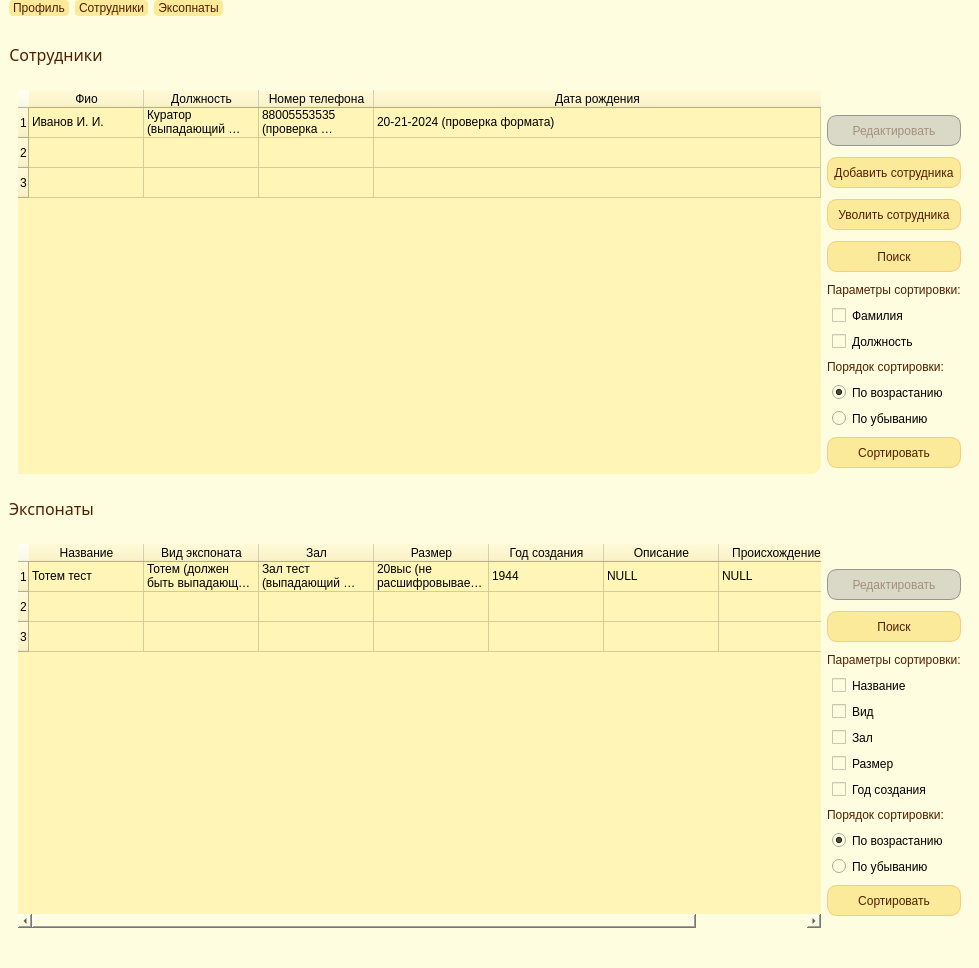
<?xml version="1.0" encoding="UTF-8"?>
<ui version="4.0">
 <class>AdministratorMainWindow</class>
 <widget class="QMainWindow" name="AdministratorMainWindow">
  <property name="geometry">
   <rect>
    <x>0</x>
    <y>0</y>
    <width>979</width>
    <height>968</height>
   </rect>
  </property>
  <property name="sizePolicy">
   <sizepolicy hsizetype="Preferred" vsizetype="MinimumExpanding">
    <horstretch>0</horstretch>
    <verstretch>0</verstretch>
   </sizepolicy>
  </property>
  <property name="windowTitle">
   <string>Главное окно (Администратор)</string>
  </property>
  <property name="styleSheet">
   <string notr="true">QMenuBar {
background-color: rgb(250, 234, 153);
font: 87 10pt &quot;Arial Black&quot;;
padding-left: 3px;
	color: rgb(82, 30, 1);
}

QMenuBar::item {
spacing: 3px; /* spacing between menu bar items */
padding: 1px 4px;
background: transparent;
border-radius: 4px;
background-color: rgb(250, 234, 153);
}

QMenuBar::item:selected { /* when selected using mouse or keyboard */
background: #fac983;
}

QMenu {
background-color: rgb(149, 166, 174); 
	font: 75 8pt &quot;Arial Black&quot;;
}

QMenu::item {
background-color: transparent;
}

QMenu::item:selected {
background-color: #fac983; /* rot */
}
QWidget{background-color: rgb(255, 253, 223);}

</string>
  </property>
  <widget class="QWidget" name="centralwidget">
   <layout class="QVBoxLayout" name="verticalLayout">
    <item>
     <spacer name="verticalSpacer_2">
      <property name="orientation">
       <enum>Qt::Vertical</enum>
      </property>
      <property name="sizeType">
       <enum>QSizePolicy::Preferred</enum>
      </property>
      <property name="sizeHint" stdset="0">
       <size>
        <width>20</width>
        <height>10</height>
       </size>
      </property>
     </spacer>
    </item>
    <item>
     <layout class="QHBoxLayout" name="horizontalLayout_3">
      <item>
       <widget class="QLabel" name="employeeLabel">
        <property name="sizePolicy">
         <sizepolicy hsizetype="Fixed" vsizetype="Fixed">
          <horstretch>0</horstretch>
          <verstretch>0</verstretch>
         </sizepolicy>
        </property>
        <property name="font">
         <font>
          <family>Arial Black</family>
          <pointsize>12</pointsize>
          <weight>10</weight>
          <italic>false</italic>
          <bold>false</bold>
         </font>
        </property>
        <property name="styleSheet">
         <string notr="true">QLabel {
	font: 87 12pt &quot;Arial Black&quot;;
	color: rgb(82, 30, 1);
}</string>
        </property>
        <property name="text">
         <string>Сотрудники</string>
        </property>
        <property name="alignment">
         <set>Qt::AlignCenter</set>
        </property>
        <property name="margin">
         <number>0</number>
        </property>
       </widget>
      </item>
      <item>
       <spacer name="horizontalSpacer">
        <property name="orientation">
         <enum>Qt::Horizontal</enum>
        </property>
        <property name="sizeHint" stdset="0">
         <size>
          <width>40</width>
          <height>20</height>
         </size>
        </property>
       </spacer>
      </item>
      <item>
       <widget class="QPushButton" name="setVisibleEmployeeTableButton">
        <property name="sizePolicy">
         <sizepolicy hsizetype="Fixed" vsizetype="Fixed">
          <horstretch>0</horstretch>
          <verstretch>0</verstretch>
         </sizepolicy>
        </property>
        <property name="minimumSize">
         <size>
          <width>40</width>
          <height>40</height>
         </size>
        </property>
        <property name="styleSheet">
         <string notr="true">

QWidget {
	border 1px solid;
	border-radius: 20px;
	background-color: transparent;
	
}

QPushButton {
	border-radius: 20px;
    border-style: outset;

}

QPushButton:hover {
    background: qradialgradient(
        cx: 0.3, cy: -0.4, fx: 0.3, fy: -0.4,
        radius: 1.35, stop: 0.7 #faea99, stop: 1 #521e01
        );
    }

QPushButton:pressed {
    border-style: inset;
    background: qradialgradient(
        cx: 0.4, cy: -0.1, fx: 0.4, fy: -0.1,
        radius: 1.35, stop: 0 #fff, stop: 1 #521e01
        );
    }</string>
        </property>
        <property name="text">
         <string/>
        </property>
        <property name="icon">
         <iconset>
          <normaloff>components/inactive drop button.png</normaloff>components/inactive drop button.png</iconset>
        </property>
        <property name="iconSize">
         <size>
          <width>40</width>
          <height>40</height>
         </size>
        </property>
       </widget>
      </item>
     </layout>
    </item>
    <item>
     <widget class="QWidget" name="adminEmployeeTable" native="true">
      <property name="minimumSize">
       <size>
        <width>291</width>
        <height>321</height>
       </size>
      </property>
      <layout class="QHBoxLayout" name="horizontalLayout">
       <item>
        <widget class="QTableWidget" name="employeeTable">
         <property name="styleSheet">
          <string notr="true">
QTableWidgetItem {
	font: 8pt &quot;Arial&quot;;
}

QWidget {background-color: rgb(255, 245, 183);}

QAbstractItemView {

	font: 8pt &quot;Arial Black&quot;;
}

QAbstractScrollArea {
	
	border-radius: 10px;
}

 QScrollBar::handle:vertical {
    background: #fac983
 }

QScrollBar::handle:horizontal {
    background: #fac983;
 }
</string>
         </property>
         <property name="sortingEnabled">
          <bool>true</bool>
         </property>
         <property name="columnCount">
          <number>4</number>
         </property>
         <attribute name="horizontalHeaderCascadingSectionResizes">
          <bool>false</bool>
         </attribute>
         <attribute name="horizontalHeaderDefaultSectionSize">
          <number>115</number>
         </attribute>
         <attribute name="horizontalHeaderStretchLastSection">
          <bool>true</bool>
         </attribute>
         <attribute name="verticalHeaderShowSortIndicator" stdset="0">
          <bool>false</bool>
         </attribute>
         <attribute name="verticalHeaderStretchLastSection">
          <bool>false</bool>
         </attribute>
         <row>
          <property name="text">
           <string>1</string>
          </property>
         </row>
         <row>
          <property name="text">
           <string>2</string>
          </property>
         </row>
         <row>
          <property name="text">
           <string>3</string>
          </property>
         </row>
         <column>
          <property name="text">
           <string>Фио</string>
          </property>
         </column>
         <column>
          <property name="text">
           <string>Должность</string>
          </property>
         </column>
         <column>
          <property name="text">
           <string>Номер телефона</string>
          </property>
         </column>
         <column>
          <property name="text">
           <string>Дата рождения</string>
          </property>
         </column>
         <item row="0" column="0">
          <property name="text">
           <string>Иванов И. И.</string>
          </property>
         </item>
         <item row="0" column="1">
          <property name="text">
           <string>Куратор (выпадающий список)</string>
          </property>
         </item>
         <item row="0" column="2">
          <property name="text">
           <string>88005553535 (проверка формата)</string>
          </property>
         </item>
         <item row="0" column="3">
          <property name="text">
           <string>20-21-2024 (проверка формата)</string>
          </property>
         </item>
         <item row="1" column="0">
          <property name="text">
           <string/>
          </property>
         </item>
        </widget>
       </item>
       <item>
        <layout class="QVBoxLayout" name="employeeTableEditLayout">
         <item>
          <spacer name="verticalSpacer">
           <property name="orientation">
            <enum>Qt::Vertical</enum>
           </property>
           <property name="sizeType">
            <enum>QSizePolicy::Preferred</enum>
           </property>
           <property name="sizeHint" stdset="0">
            <size>
             <width>20</width>
             <height>20</height>
            </size>
           </property>
          </spacer>
         </item>
         <item>
          <widget class="QPushButton" name="editEmployeeButton">
           <property name="enabled">
            <bool>false</bool>
           </property>
           <property name="minimumSize">
            <size>
             <width>100</width>
             <height>31</height>
            </size>
           </property>
           <property name="maximumSize">
            <size>
             <width>16777215</width>
             <height>31</height>
            </size>
           </property>
           <property name="styleSheet">
            <string notr="true">QWidget {
	background-color: rgb(250, 234, 153);
	border: 1px solid rgb(250, 201, 131);
	border-radius: 10px;
	text-align: center;
}

QAbstractButton {
	
	font: 87 8pt &quot;Arial Black&quot;;
	color: rgb(82, 30, 1);
}
QPushButton:hover:!pressed {
  border: 2px solid rga(250, 201, 131);
}



QPushButton:!enabled {
	
	background: rgba(160, 160, 160, 100);
	font: 87 8pt &quot;Arial Black&quot;;
	border: 1px solid rgb(150, 150, 150);
	border-radius: 10px;
	color: rgba(82, 30, 1, 100);
}</string>
           </property>
           <property name="text">
            <string>Редактировать</string>
           </property>
          </widget>
         </item>
         <item>
          <widget class="QPushButton" name="addEmployeeButton">
           <property name="minimumSize">
            <size>
             <width>100</width>
             <height>31</height>
            </size>
           </property>
           <property name="maximumSize">
            <size>
             <width>16777215</width>
             <height>31</height>
            </size>
           </property>
           <property name="styleSheet">
            <string notr="true">QWidget {
	background-color: rgb(250, 234, 153);
	border: 1px solid rgb(250, 201, 131);
	border-radius: 10px;
	text-align: center;
}

QAbstractButton {
	
	font: 87 8pt &quot;Arial Black&quot;;
	color: rgb(82, 30, 1);
}
QPushButton:hover:!pressed {
  border: 2px solid rgb(250, 201, 131);
}</string>
           </property>
           <property name="text">
            <string>Добавить сотрудника</string>
           </property>
          </widget>
         </item>
         <item>
          <widget class="QPushButton" name="removeEmployeeButton">
           <property name="minimumSize">
            <size>
             <width>100</width>
             <height>31</height>
            </size>
           </property>
           <property name="maximumSize">
            <size>
             <width>16777215</width>
             <height>31</height>
            </size>
           </property>
           <property name="styleSheet">
            <string notr="true">QWidget {
	background-color: rgb(250, 234, 153);
	border: 1px solid rgb(250, 201, 131);
	border-radius: 10px;
	text-align: center;
}

QAbstractButton {
	
	font: 87 8pt &quot;Arial Black&quot;;
	color: rgb(82, 30, 1);
}
QPushButton:hover:!pressed {
  border: 2px solid rgb(250, 201, 131);
}</string>
           </property>
           <property name="text">
            <string>Уволить сотрудника</string>
           </property>
          </widget>
         </item>
         <item>
          <widget class="QPushButton" name="findEmployeeButton">
           <property name="minimumSize">
            <size>
             <width>100</width>
             <height>31</height>
            </size>
           </property>
           <property name="maximumSize">
            <size>
             <width>16777215</width>
             <height>31</height>
            </size>
           </property>
           <property name="styleSheet">
            <string notr="true">QWidget {
	background-color: rgb(250, 234, 153);
	border: 1px solid rgb(250, 201, 131);
	border-radius: 10px;
	text-align: center;
}

QAbstractButton {
	
	font: 87 8pt &quot;Arial Black&quot;;
	color: rgb(82, 30, 1);
}
QPushButton:hover:!pressed {
  border: 2px solid rgb(250, 201, 131);
}</string>
           </property>
           <property name="text">
            <string>Поиск</string>
           </property>
          </widget>
         </item>
         <item>
          <widget class="QLabel" name="sortEmployeeTypeLabel">
           <property name="sizePolicy">
            <sizepolicy hsizetype="Fixed" vsizetype="Fixed">
             <horstretch>0</horstretch>
             <verstretch>0</verstretch>
            </sizepolicy>
           </property>
           <property name="styleSheet">
            <string notr="true">QLabel {
	font: 87 8pt &quot;Arial Black&quot;;
	color: rgb(82, 30, 1);
}</string>
           </property>
           <property name="text">
            <string>Параметры сортировки:</string>
           </property>
          </widget>
         </item>
         <item>
          <widget class="QCheckBox" name="checkBoxName">
           <property name="styleSheet">
            <string notr="true">

padding-left: 5px;
font: 8pt &quot;Arial Black&quot;;</string>
           </property>
           <property name="text">
            <string>Фамилия</string>
           </property>
           <property name="tristate">
            <bool>true</bool>
           </property>
           <attribute name="buttonGroup">
            <string notr="true">sortTypeEmployeeButtonGroup</string>
           </attribute>
          </widget>
         </item>
         <item>
          <widget class="QCheckBox" name="checkBoxJob">
           <property name="styleSheet">
            <string notr="true">
padding-left: 5px;
font: 8pt &quot;Arial Black&quot;;</string>
           </property>
           <property name="text">
            <string>Должность</string>
           </property>
           <property name="tristate">
            <bool>false</bool>
           </property>
           <attribute name="buttonGroup">
            <string notr="true">sortTypeEmployeeButtonGroup</string>
           </attribute>
          </widget>
         </item>
         <item>
          <widget class="QLabel" name="sortEmployeeOrderLabel">
           <property name="sizePolicy">
            <sizepolicy hsizetype="Fixed" vsizetype="Fixed">
             <horstretch>0</horstretch>
             <verstretch>0</verstretch>
            </sizepolicy>
           </property>
           <property name="styleSheet">
            <string notr="true">QLabel {
	font: 87 8pt &quot;Arial Black&quot;;
	color: rgb(82, 30, 1);
}</string>
           </property>
           <property name="text">
            <string>Порядок сортировки:</string>
           </property>
          </widget>
         </item>
         <item>
          <widget class="QRadioButton" name="empRadioButtonAscending">
           <property name="styleSheet">
            <string notr="true">
padding-left: 5px;
font: 8pt &quot;Arial Black&quot;;</string>
           </property>
           <property name="text">
            <string>По возрастанию</string>
           </property>
           <property name="checked">
            <bool>true</bool>
           </property>
           <attribute name="buttonGroup">
            <string notr="true">sortOrderEmployeeButtonGroup</string>
           </attribute>
          </widget>
         </item>
         <item>
          <widget class="QRadioButton" name="empRadioButtonDescending">
           <property name="styleSheet">
            <string notr="true">
padding-left: 5px;
font: 8pt &quot;Arial Black&quot;;</string>
           </property>
           <property name="text">
            <string>По убыванию</string>
           </property>
           <attribute name="buttonGroup">
            <string notr="true">sortOrderEmployeeButtonGroup</string>
           </attribute>
          </widget>
         </item>
         <item>
          <widget class="QPushButton" name="sortEmployeeButton">
           <property name="minimumSize">
            <size>
             <width>100</width>
             <height>31</height>
            </size>
           </property>
           <property name="maximumSize">
            <size>
             <width>16777215</width>
             <height>31</height>
            </size>
           </property>
           <property name="styleSheet">
            <string notr="true">QWidget {
	background-color: rgb(250, 234, 153);
	border: 1px solid rgb(250, 201, 131);
	border-radius: 10px;
	text-align: center;
}

QAbstractButton {
	
	font: 87 8pt &quot;Arial Black&quot;;
	color: rgb(82, 30, 1);
}
QPushButton:hover:!pressed {
  border: 2px solid rgb(250, 201, 131);
}</string>
           </property>
           <property name="text">
            <string>Сортировать</string>
           </property>
          </widget>
         </item>
        </layout>
       </item>
      </layout>
     </widget>
    </item>
    <item>
     <layout class="QHBoxLayout" name="horizontalLayout_4">
      <item>
       <widget class="QLabel" name="exhibitLabel">
        <property name="sizePolicy">
         <sizepolicy hsizetype="Fixed" vsizetype="Fixed">
          <horstretch>0</horstretch>
          <verstretch>0</verstretch>
         </sizepolicy>
        </property>
        <property name="font">
         <font>
          <family>Arial Black</family>
          <pointsize>12</pointsize>
          <weight>10</weight>
          <italic>false</italic>
          <bold>false</bold>
         </font>
        </property>
        <property name="styleSheet">
         <string notr="true">QLabel {
	font: 87 12pt &quot;Arial Black&quot;;
	color: rgb(82, 30, 1);
}</string>
        </property>
        <property name="text">
         <string>Экспонаты</string>
        </property>
        <property name="alignment">
         <set>Qt::AlignCenter</set>
        </property>
        <property name="margin">
         <number>0</number>
        </property>
       </widget>
      </item>
      <item>
       <spacer name="horizontalSpacer_2">
        <property name="orientation">
         <enum>Qt::Horizontal</enum>
        </property>
        <property name="sizeHint" stdset="0">
         <size>
          <width>40</width>
          <height>20</height>
         </size>
        </property>
       </spacer>
      </item>
      <item>
       <widget class="QPushButton" name="setVisibleExhibitTableButton">
        <property name="sizePolicy">
         <sizepolicy hsizetype="Fixed" vsizetype="Fixed">
          <horstretch>0</horstretch>
          <verstretch>0</verstretch>
         </sizepolicy>
        </property>
        <property name="minimumSize">
         <size>
          <width>40</width>
          <height>40</height>
         </size>
        </property>
        <property name="styleSheet">
         <string notr="true">

QWidget {
	border 1px solid;
	border-radius: 20px;
	background-color: transparent;
	
}

QPushButton {
	border-radius: 20px;
    border-style: outset;

}

QPushButton:hover {
    background: qradialgradient(
        cx: 0.3, cy: -0.4, fx: 0.3, fy: -0.4,
        radius: 1.35, stop: 0.7 #faea99, stop: 1 #521e01
        );
    }

QPushButton:pressed {
    border-style: inset;
    background: qradialgradient(
        cx: 0.4, cy: -0.1, fx: 0.4, fy: -0.1,
        radius: 1.35, stop: 0 #fff, stop: 1 #521e01
        );
    }</string>
        </property>
        <property name="text">
         <string/>
        </property>
        <property name="icon">
         <iconset>
          <normaloff>components/inactive drop button.png</normaloff>components/inactive drop button.png</iconset>
        </property>
        <property name="iconSize">
         <size>
          <width>40</width>
          <height>40</height>
         </size>
        </property>
       </widget>
      </item>
     </layout>
    </item>
    <item>
     <widget class="QWidget" name="adminExhibitTable" native="true">
      <property name="minimumSize">
       <size>
        <width>301</width>
        <height>400</height>
       </size>
      </property>
      <property name="styleSheet">
       <string notr="true"/>
      </property>
      <layout class="QHBoxLayout" name="horizontalLayout_2">
       <item>
        <widget class="QTableWidget" name="exhibitTable">
         <property name="enabled">
          <bool>true</bool>
         </property>
         <property name="styleSheet">
          <string notr="true">
QTableWidgetItem {
	font: 8pt &quot;Arial&quot;;
}

QWidget {background-color: rgb(255, 245, 183);}

QAbstractItemView {

	font: 8pt &quot;Arial Black&quot;;
}

QAbstractScrollArea {
	
	border-radius: 10px;
}

 QScrollBar::handle:vertical {
    background: #fac983
 }

QScrollBar::handle:horizontal {
    background: #fac983;
 }
</string>
         </property>
         <property name="sortingEnabled">
          <bool>true</bool>
         </property>
         <property name="columnCount">
          <number>7</number>
         </property>
         <attribute name="horizontalHeaderCascadingSectionResizes">
          <bool>false</bool>
         </attribute>
         <attribute name="horizontalHeaderDefaultSectionSize">
          <number>115</number>
         </attribute>
         <attribute name="horizontalHeaderStretchLastSection">
          <bool>true</bool>
         </attribute>
         <attribute name="verticalHeaderShowSortIndicator" stdset="0">
          <bool>false</bool>
         </attribute>
         <attribute name="verticalHeaderStretchLastSection">
          <bool>false</bool>
         </attribute>
         <row>
          <property name="text">
           <string>1</string>
          </property>
         </row>
         <row>
          <property name="text">
           <string>2</string>
          </property>
         </row>
         <row>
          <property name="text">
           <string>3</string>
          </property>
         </row>
         <column>
          <property name="text">
           <string>Название</string>
          </property>
         </column>
         <column>
          <property name="text">
           <string>Вид экспоната</string>
          </property>
         </column>
         <column>
          <property name="text">
           <string>Зал</string>
          </property>
         </column>
         <column>
          <property name="text">
           <string>Размер</string>
          </property>
         </column>
         <column>
          <property name="text">
           <string>Год создания</string>
          </property>
         </column>
         <column>
          <property name="text">
           <string>Описание</string>
          </property>
         </column>
         <column>
          <property name="text">
           <string>Происхождение</string>
          </property>
         </column>
         <item row="0" column="0">
          <property name="text">
           <string>Тотем тест</string>
          </property>
         </item>
         <item row="0" column="1">
          <property name="text">
           <string>Тотем (должен быть выпадающий список)</string>
          </property>
         </item>
         <item row="0" column="2">
          <property name="text">
           <string>Зал тест (выпадающий список)</string>
          </property>
         </item>
         <item row="0" column="3">
          <property name="text">
           <string>20выс (не расшифровывается)</string>
          </property>
         </item>
         <item row="0" column="4">
          <property name="text">
           <string>1944</string>
          </property>
         </item>
         <item row="0" column="5">
          <property name="text">
           <string>NULL</string>
          </property>
         </item>
         <item row="0" column="6">
          <property name="text">
           <string>NULL</string>
          </property>
         </item>
         <item row="1" column="0">
          <property name="text">
           <string/>
          </property>
         </item>
        </widget>
       </item>
       <item>
        <layout class="QVBoxLayout" name="exhibitTableEditLayout">
         <item>
          <spacer name="verticalSpacer_3">
           <property name="orientation">
            <enum>Qt::Vertical</enum>
           </property>
           <property name="sizeType">
            <enum>QSizePolicy::Preferred</enum>
           </property>
           <property name="sizeHint" stdset="0">
            <size>
             <width>20</width>
             <height>20</height>
            </size>
           </property>
          </spacer>
         </item>
         <item>
          <widget class="QPushButton" name="editExhibitButton">
           <property name="enabled">
            <bool>false</bool>
           </property>
           <property name="minimumSize">
            <size>
             <width>100</width>
             <height>31</height>
            </size>
           </property>
           <property name="maximumSize">
            <size>
             <width>16777215</width>
             <height>31</height>
            </size>
           </property>
           <property name="styleSheet">
            <string notr="true">QWidget {
	background-color: rgb(250, 234, 153);
	border: 1px solid rgb(250, 201, 131);
	border-radius: 10px;
	text-align: center;
}

QAbstractButton {
	
	font: 87 8pt &quot;Arial Black&quot;;
	color: rgb(82, 30, 1);
}
QPushButton:hover:!pressed {
  border: 2px solid rga(250, 201, 131);
}



QPushButton:!enabled {
	
	background: rgba(160, 160, 160, 100);
	font: 87 8pt &quot;Arial Black&quot;;
	border: 1px solid rgb(150, 150, 150);
	border-radius: 10px;
	color: rgba(82, 30, 1, 100);
}</string>
           </property>
           <property name="text">
            <string>Редактировать</string>
           </property>
          </widget>
         </item>
         <item>
          <widget class="QPushButton" name="findExhibitButton">
           <property name="minimumSize">
            <size>
             <width>100</width>
             <height>31</height>
            </size>
           </property>
           <property name="maximumSize">
            <size>
             <width>16777215</width>
             <height>31</height>
            </size>
           </property>
           <property name="styleSheet">
            <string notr="true">QWidget {
	background-color: rgb(250, 234, 153);
	border: 1px solid rgb(250, 201, 131);
	border-radius: 10px;
	text-align: center;
}

QAbstractButton {
	
	font: 87 8pt &quot;Arial Black&quot;;
	color: rgb(82, 30, 1);
}
QPushButton:hover:!pressed {
  border: 2px solid rgb(250, 201, 131);
}</string>
           </property>
           <property name="text">
            <string>Поиск</string>
           </property>
          </widget>
         </item>
         <item>
          <widget class="QLabel" name="sortExhibitTypeLabel">
           <property name="sizePolicy">
            <sizepolicy hsizetype="Fixed" vsizetype="Fixed">
             <horstretch>0</horstretch>
             <verstretch>0</verstretch>
            </sizepolicy>
           </property>
           <property name="styleSheet">
            <string notr="true">QLabel {
	font: 87 8pt &quot;Arial Black&quot;;
	color: rgb(82, 30, 1);
}</string>
           </property>
           <property name="text">
            <string>Параметры сортировки:</string>
           </property>
          </widget>
         </item>
         <item>
          <widget class="QCheckBox" name="checkBoxExhibitName">
           <property name="styleSheet">
            <string notr="true">

padding-left: 5px;
font: 8pt &quot;Arial Black&quot;;</string>
           </property>
           <property name="text">
            <string>Название</string>
           </property>
           <property name="tristate">
            <bool>true</bool>
           </property>
           <attribute name="buttonGroup">
            <string notr="true">sortTypeExhibitButtonGroup</string>
           </attribute>
          </widget>
         </item>
         <item>
          <widget class="QCheckBox" name="checkBoxExhibitType">
           <property name="styleSheet">
            <string notr="true">
padding-left: 5px;
font: 8pt &quot;Arial Black&quot;;</string>
           </property>
           <property name="text">
            <string>Вид</string>
           </property>
           <property name="tristate">
            <bool>false</bool>
           </property>
           <attribute name="buttonGroup">
            <string notr="true">sortTypeExhibitButtonGroup</string>
           </attribute>
          </widget>
         </item>
         <item>
          <widget class="QCheckBox" name="checkBoxArea">
           <property name="styleSheet">
            <string notr="true">
padding-left: 5px;
font: 8pt &quot;Arial Black&quot;;</string>
           </property>
           <property name="text">
            <string>Зал</string>
           </property>
           <property name="tristate">
            <bool>false</bool>
           </property>
           <attribute name="buttonGroup">
            <string notr="true">sortTypeExhibitButtonGroup</string>
           </attribute>
          </widget>
         </item>
         <item>
          <widget class="QCheckBox" name="checkBoxSize">
           <property name="styleSheet">
            <string notr="true">
padding-left: 5px;
font: 8pt &quot;Arial Black&quot;;</string>
           </property>
           <property name="text">
            <string>Размер</string>
           </property>
           <property name="tristate">
            <bool>false</bool>
           </property>
           <attribute name="buttonGroup">
            <string notr="true">sortTypeExhibitButtonGroup</string>
           </attribute>
          </widget>
         </item>
         <item>
          <widget class="QCheckBox" name="checkBoxCreationAge">
           <property name="styleSheet">
            <string notr="true">
padding-left: 5px;
font: 8pt &quot;Arial Black&quot;;</string>
           </property>
           <property name="text">
            <string>Год создания</string>
           </property>
           <property name="tristate">
            <bool>false</bool>
           </property>
           <attribute name="buttonGroup">
            <string notr="true">sortTypeExhibitButtonGroup</string>
           </attribute>
          </widget>
         </item>
         <item>
          <widget class="QLabel" name="sortExhibitOrderLabel">
           <property name="sizePolicy">
            <sizepolicy hsizetype="Fixed" vsizetype="Fixed">
             <horstretch>0</horstretch>
             <verstretch>0</verstretch>
            </sizepolicy>
           </property>
           <property name="styleSheet">
            <string notr="true">QLabel {
	font: 87 8pt &quot;Arial Black&quot;;
	color: rgb(82, 30, 1);
}</string>
           </property>
           <property name="text">
            <string>Порядок сортировки:</string>
           </property>
          </widget>
         </item>
         <item>
          <widget class="QRadioButton" name="exRadioButtonAscending">
           <property name="styleSheet">
            <string notr="true">
padding-left: 5px;
font: 8pt &quot;Arial Black&quot;;</string>
           </property>
           <property name="text">
            <string>По возрастанию</string>
           </property>
           <property name="checked">
            <bool>true</bool>
           </property>
          </widget>
         </item>
         <item>
          <widget class="QRadioButton" name="exRadioButtonDescending">
           <property name="styleSheet">
            <string notr="true">
padding-left: 5px;
font: 8pt &quot;Arial Black&quot;;</string>
           </property>
           <property name="text">
            <string>По убыванию</string>
           </property>
          </widget>
         </item>
         <item>
          <widget class="QPushButton" name="sortExhibitButton">
           <property name="minimumSize">
            <size>
             <width>100</width>
             <height>31</height>
            </size>
           </property>
           <property name="maximumSize">
            <size>
             <width>16777215</width>
             <height>31</height>
            </size>
           </property>
           <property name="styleSheet">
            <string notr="true">QWidget {
	background-color: rgb(250, 234, 153);
	border: 1px solid rgb(250, 201, 131);
	border-radius: 10px;
	text-align: center;
}

QAbstractButton {
	
	font: 87 8pt &quot;Arial Black&quot;;
	color: rgb(82, 30, 1);
}
QPushButton:hover:!pressed {
  border: 2px solid rgb(250, 201, 131);
}</string>
           </property>
           <property name="text">
            <string>Сортировать</string>
           </property>
          </widget>
         </item>
        </layout>
       </item>
      </layout>
     </widget>
    </item>
   </layout>
  </widget>
  <widget class="QMenuBar" name="menubar">
   <property name="geometry">
    <rect>
     <x>0</x>
     <y>0</y>
     <width>979</width>
     <height>21</height>
    </rect>
   </property>
   <widget class="QMenu" name="profileMenu">
    <property name="title">
     <string>Профиль</string>
    </property>
    <addaction name="viewProfileInfoAction"/>
    <addaction name="quitSessionAction"/>
   </widget>
   <widget class="QMenu" name="employeeMenu">
    <property name="title">
     <string>Сотрудники</string>
    </property>
    <addaction name="selectEmployeeTableAction_"/>
    <addaction name="separator"/>
    <addaction name="addEmployeeAction"/>
    <addaction name="removeEmployeeAction"/>
    <addaction name="findEmployeeAction"/>
   </widget>
   <widget class="QMenu" name="exhibitMenu">
    <property name="title">
     <string>Эксопнаты</string>
    </property>
    <addaction name="selectExhibitAction"/>
    <addaction name="separator"/>
    <addaction name="findExhibitAction"/>
   </widget>
   <addaction name="profileMenu"/>
   <addaction name="employeeMenu"/>
   <addaction name="exhibitMenu"/>
  </widget>
  <widget class="QStatusBar" name="statusbar"/>
  <action name="viewProfileInfoAction">
   <property name="text">
    <string>Показать</string>
   </property>
  </action>
  <action name="quitSessionAction">
   <property name="text">
    <string>Выход</string>
   </property>
   <property name="shortcut">
    <string>Ctrl+Q</string>
   </property>
  </action>
  <action name="selectEmployeeTableAction_">
   <property name="checkable">
    <bool>true</bool>
   </property>
   <property name="checked">
    <bool>true</bool>
   </property>
   <property name="text">
    <string>Выбрать</string>
   </property>
   <property name="shortcut">
    <string>F1</string>
   </property>
  </action>
  <action name="addEmployeeAction">
   <property name="text">
    <string>Добавить</string>
   </property>
   <property name="shortcut">
    <string>Ctrl+N</string>
   </property>
  </action>
  <action name="removeEmployeeAction">
   <property name="text">
    <string>Уволить</string>
   </property>
   <property name="shortcut">
    <string>Alt+D</string>
   </property>
  </action>
  <action name="findEmployeeAction">
   <property name="text">
    <string>Поиск...</string>
   </property>
   <property name="shortcut">
    <string>Ctrl+F</string>
   </property>
  </action>
  <action name="selectExhibitAction">
   <property name="checkable">
    <bool>true</bool>
   </property>
   <property name="checked">
    <bool>true</bool>
   </property>
   <property name="text">
    <string>Выбрать</string>
   </property>
   <property name="shortcut">
    <string>F2</string>
   </property>
  </action>
  <action name="findExhibitAction">
   <property name="text">
    <string>Поиск...</string>
   </property>
   <property name="shortcut">
    <string>Ctrl+F</string>
   </property>
  </action>
 </widget>
 <resources/>
 <connections/>
 <buttongroups>
  <buttongroup name="sortTypeEmployeeButtonGroup"/>
  <buttongroup name="sortOrderEmployeeButtonGroup"/>
  <buttongroup name="sortTypeExhibitButtonGroup"/>
 </buttongroups>
</ui>
